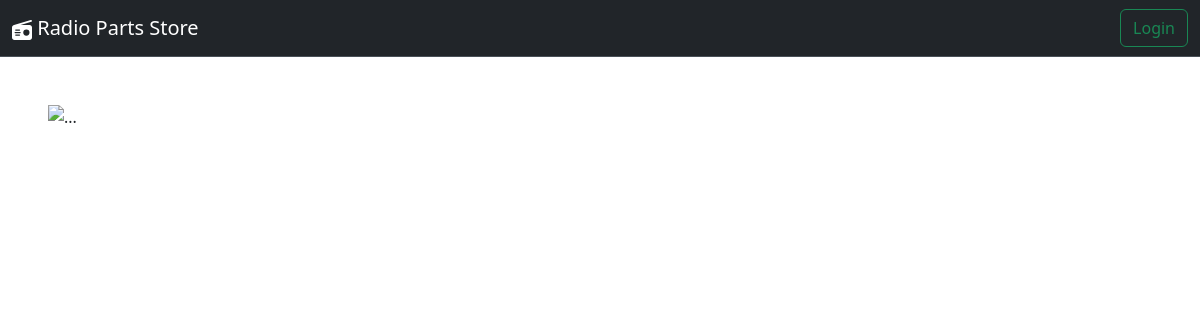
Before: / with the older database file.
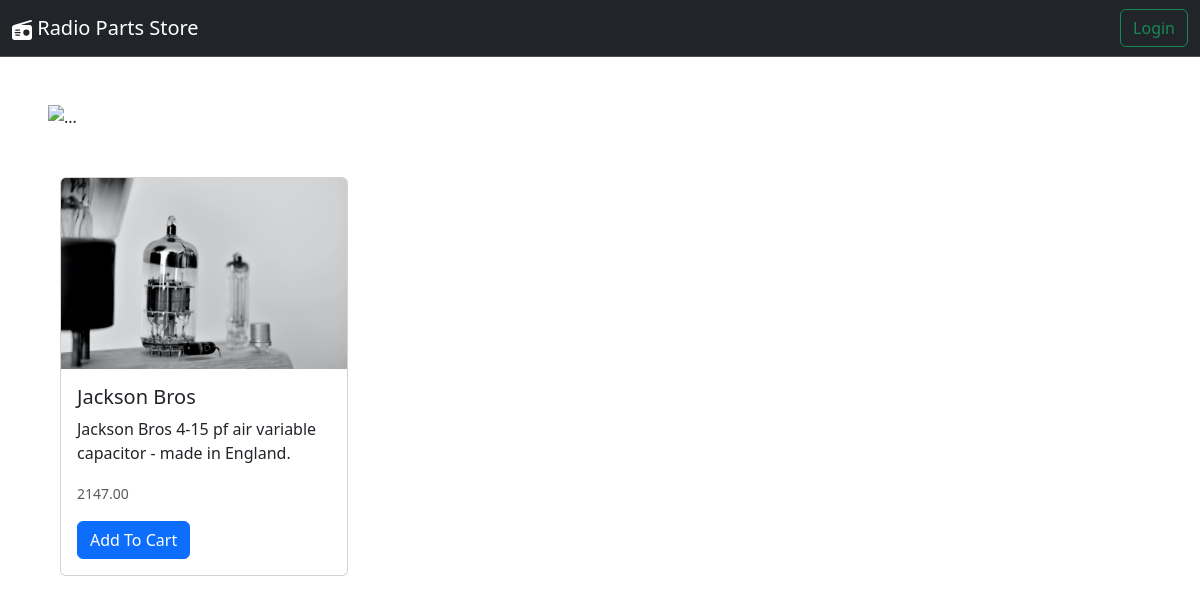
After: the same page with the newer database file.
### radioparts/models.py (models this page shows, shortened)
class RadioPart(models.Model):
    name = models.CharField(max_length=100)
    description = models.TextField()
    price = models.DecimalField(max_digits=10, decimal_places=2)
    availability = models.BooleanField(default=True)
    image = models.ImageField(upload_to='radio_parts/', null=True, blank=True)  # Add this field

### radioparts/views.py (the view)
# urls.py: path('', views.PartsListView.as_view(), name='parts_list'),
class PartsListView(View):
    def get(self, request):
        parts = RadioPart.objects.all()
        return render(request, 'parts_list.html', {'parts': parts})

### templates/radioparts/parts_list.html (shortened to what this page needs)
{% extends 'radio_base.html' %} {% load static %} {% block content %}
<div class="m-5">
  <div id="carouselExampleCaptions" class="carousel slide">
    <div class="carousel-indicators">
      <button
        type="button"
        data-bs-target="#carouselExampleCaptions"
        data-bs-slide-to="0"
        class="active"
        aria-current="true"
        aria-label="Slide 1"
      ></button>
      <button
        type="button"
        data-bs-target="#carouselExampleCaptions"
        data-bs-slide-to="1"
        aria-label="Slide 2"
      ></button>
      <button
        type="button"
        data-bs-target="#carouselExampleCaptions"
        data-bs-slide-to="2"
        aria-label="Slide 3"
      ></button>
    </div>
    <div class="carousel-inner">
      <div class="carousel-item active">
        <img
          src="https://images.unsplash.com/photo-1523987659364-8ad26ea657ef?ixlib=rb-4.0.3&ixid=M3wxMjA3fDB8MHxzZWFyY2h8MTB8fHJhZGlvJTIwcGFydHN8ZW58MHwwfDB8fHww&auto=format&fit=crop&w=500&q=60"
          class="d-block img-fluid carousel-img"
          alt="..."
          style="width: 100%; height: auto"
        />
        <div class="carousel-caption d-none d-md-block">
        </div>
      </div>
    </div>
    <button
      class="carousel-control-prev"
      type="button"
      data-bs-target="#carouselExampleCaptions"
      data-bs-slide="prev"
    >
      <span class="carousel-control-prev-icon" aria-hidden="true"></span>
    </button>
    <button
      class="carousel-control-next"
      type="button"
      data-bs-target="#carouselExampleCaptions"
      data-bs-slide="next"
    >
      <span class="carousel-control-next-icon" aria-hidden="true"></span>
    </button>
  </div>
  <div class="container mt-5">
    {% for part in parts %}
    <div class="card" style="width: 18rem">
      {% if part.image %}
      <img
        src="{{ part.image.url }}"
        alt="{{ part.name }}"
        class="card-img-top"
      />
      {% else %} No image available {% endif %}
      <div class="card-body">
        <h5 class="card-title">{{ part.name }}</h5>
        <p class="card-text">{{ part.description }}.</p>
        <p class="card-text">
          <small class="text-body-secondary">{{ part.price }}</small>
        </p>
        <a href="#" class="btn btn-primary">Add To Cart</a>
      </div>
    </div>
    {% endfor %}
  </div>
</div>
{% endblock %}

### templates/radioparts/radio_base.html (shortened to what this page needs)
<!DOCTYPE html>
<html lang="en">
  <head>
    <link rel="stylesheet" href="path-to-bootstrap/bootstrap.min.css" />
    <link
      rel="stylesheet"
      href="https://cdn.jsdelivr.net/npm/bootstrap@5.3.0/dist/css/bootstrap.min.css"
    />
  </head>
  <body>
    <header>
      <nav
        class="navbar bg-dark border-bottom border-body"
        data-bs-theme="dark"
      >
        <div class="container-fluid">
          <a class="navbar-brand">
            Radio Parts Store</a
          >
          <form class="d-flex" role="search">
            <button class="btn btn-outline-success" type="submit">
             Login
            </button>
          </form>
        </div>
      </nav>
    </header>
    <main>{% block content %}{% endblock %}</main>
  </body>
</html>

### templates/radioparts/radio_base.html (style rules this page uses)
svg { fill: #ffffff; }

Changed rows visible on the page:
added RadioPart: image (picture), name "Jackson Bros", description "Jackson Bros 4-15 pf air variable capacitor - made in England", price "2147.00"
